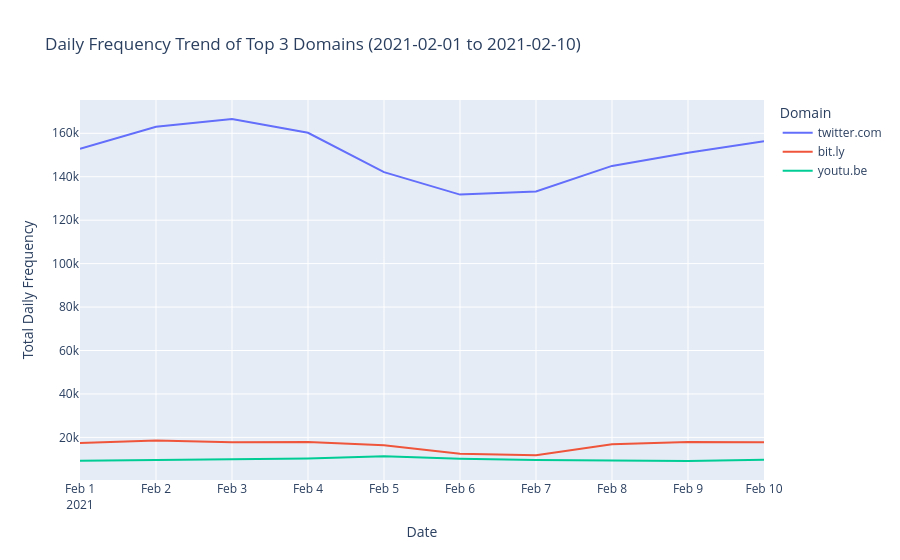

Notebook cell for this chart:
### Code cell
explore.plot_top_domains_trend(domains_data, '2021-02-01', '2021-02-10', top_n=3)

### Figure 1 — Plotly figure (JSON) as saved in the notebook; plotly's stock layout.template omitted (floating-point values rounded to 4 significant figures)
{"data": [{"hovertemplate": "Domain=twitter.com<br>Date=%{x}<br>Total Daily Frequency=%{y}<extra></extra>", "legendgroup": "twitter.com", "line": {"color": "#636efa", "dash": "solid"}, "marker": {"symbol": "circle"}, "mode": "lines", "name": "twitter.com", "orientation": "v", "showlegend": true, "type": "scatter", "x": ["2021-02-01T00:00:00.000000", "2021-02-02T00:00:00.000000", "2021-02-03T00:00:00.000000", "2021-02-04T00:00:00.000000", "2021-02-05T00:00:00.000000", "2021-02-06T00:00:00.000000", "2021-02-07T00:00:00.000000", "2021-02-08T00:00:00.000000", "2021-02-09T00:00:00.000000", "2021-02-10T00:00:00.000000"], "xaxis": "x", "y": [152823, 163042, 166580, 160224, 142108, 131783, 133229, 144983, 151060, 156294], "yaxis": "y"}, {"hovertemplate": "Domain=bit.ly<br>Date=%{x}<br>Total Daily Frequency=%{y}<extra></extra>", "legendgroup": "bit.ly", "line": {"color": "#EF553B", "dash": "solid"}, "marker": {"symbol": "circle"}, "mode": "lines", "name": "bit.ly", "orientation": "v", "showlegend": true, "type": "scatter", "x": ["2021-02-01T00:00:00.000000", "2021-02-02T00:00:00.000000", "2021-02-03T00:00:00.000000", "2021-02-04T00:00:00.000000", "2021-02-05T00:00:00.000000", "2021-02-06T00:00:00.000000", "2021-02-07T00:00:00.000000", "2021-02-08T00:00:00.000000", "2021-02-09T00:00:00.000000", "2021-02-10T00:00:00.000000"], "xaxis": "x", "y": [17375, 18534, 17752, 17907, 16419, 12474, 11756, 16882, 17931, 17753], "yaxis": "y"}, {"hovertemplate": "Domain=youtu.be<br>Date=%{x}<br>Total Daily Frequency=%{y}<extra></extra>", "legendgroup": "youtu.be", "line": {"color": "#00cc96", "dash": "solid"}, "marker": {"symbol": "circle"}, "mode": "lines", "name": "youtu.be", "orientation": "v", "showlegend": true, "type": "scatter", "x": ["2021-02-01T00:00:00.000000", "2021-02-02T00:00:00.000000", "2021-02-03T00:00:00.000000", "2021-02-04T00:00:00.000000", "2021-02-05T00:00:00.000000", "2021-02-06T00:00:00.000000", "2021-02-07T00:00:00.000000", "2021-02-08T00:00:00.000000", "2021-02-09T00:00:00.000000", "2021-02-10T00:00:00.000000"], "xaxis": "x", "y": [9221, 9636, 9888, 10296, 11316, 10188, 9572, 9193, 9134, 9753], "yaxis": "y"}], "layout": {"legend": {"title": {"text": "Domain"}, "tracegroupgap": 0}, "title": {"text": "Daily Frequency Trend of Top 3 Domains (2021-02-01 to 2021-02-10)"}, "xaxis": {"anchor": "y", "domain": [0, 1], "title": {"text": "Date"}}, "yaxis": {"anchor": "x", "domain": [0, 1], "title": {"text": "Total Daily Frequency"}}}}
